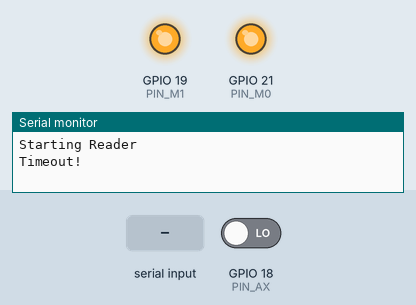
This sketch was run on a simulated ESP32. Shown: output pins drawn as LEDs (lit = HIGH), the last lines printed to the serial monitor. The test bench sets the inputs (shaded band); at power-on: GPIO 18 (PIN_AX) LOW.

Above: at 4.3 s.
At 15.2 s:
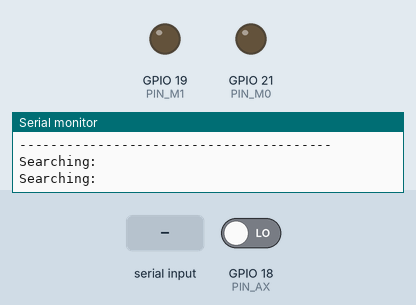
15.3 s: "1" received over the second serial link
Timing chart, 0 to 18.3 s (numbered marks = the images above; inputs shaded):
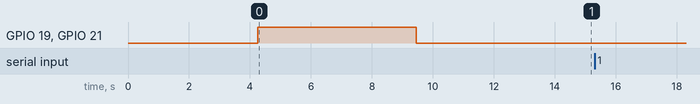

The sketch:

board_recv.ino
```cpp
/*

  This example shows how to connect to an EBYTE transceiver
  using an ESP32

/*

  This example shows how to connect to an EBYTE transceiver
  using an ESP32

  This code for for the sender

  ESP32 won't allow SoftwareSerial (at least I can't get that lib to work
  so you will just hardwire your EBYTE directly to the Serial2 port


*/

#include "EBYTE.h"


/*
WARNING: IF USING AN ESP32
DO NOT USE THE PIN NUMBERS PRINTED ON THE BOARD
YOU MUST USE THE ACTUAL GPIO NUMBER
*/
#define PIN_RX 16
#define PIN_TX 17
#define PIN_AX 18
#define PIN_M0 21
#define PIN_M1 19


// i recommend putting this code in a .h file and including it
// from both the receiver and sender modules
struct DATA {
  unsigned long Count;
  int Bits;
  float Volts;
  float Amps;

};

// these are just dummy variables, replace with your own
int Chan;
DATA MyData;
unsigned long Last;


// create the transceiver object, passing in the serial and pins
EBYTE Transceiver(&Serial2, PIN_M0, PIN_M1, PIN_AX);

void setup() {


  Serial.begin(9600);

  Serial2.begin(9600);
  Serial.println("Starting Reader");

  // this init will set the pinModes for you
  Transceiver.init();

  // all these calls are optional but shown to give examples of what you can do

  // Serial.println(Transceiver.GetAirDataRate());
  // Serial.println(Transceiver.GetChannel());
  // Transceiver.SetAddressH(1);
  // Transceiver.SetAddressL(1);
  // Chan = 15;
  // Transceiver.SetChannel(Chan);
  // save the parameters to the unit,
  // Transceiver.SetPullupMode(1);
  // Transceiver.SaveParameters(PERMANENT);

  // you can print all parameters and is good for debugging
  // if your units will not communicate, print the parameters
  // for both sender and receiver and make sure air rates, channel
  // and address is the same
  Transceiver.PrintParameters();


}

void loop() {

  // if the transceiver serial is available, proces incoming data
  // you can also use Transceiver.available()


  if (Serial2.available()) {

    // i highly suggest you send data using structures and not
    // a parsed data--i've always had a hard time getting reliable data using
    // a parsing method

    Transceiver.GetStruct(&MyData, sizeof(MyData));

    // note, you only really need this library to program these EBYTE units
    // you can call readBytes directly on the EBYTE Serial object
    // Serial2.readBytes((uint8_t*)& MyData, (uint8_t) sizeof(MyData));


    // dump out what was just received
    Serial.print("Count: "); Serial.println(MyData.Count);
    Serial.print("Bits: "); Serial.println(MyData.Bits);
    Serial.print("Volts: "); Serial.println(MyData.Volts);
    // if you got data, update the checker
    Last = millis();

  }
  else {
    // if the time checker is over some prescribed amount
    // let the user know there is no incoming data
    if ((millis() - Last) > 1000) {
      Serial.println("Searching: ");
      Last = millis();
    }

  }
}
```
